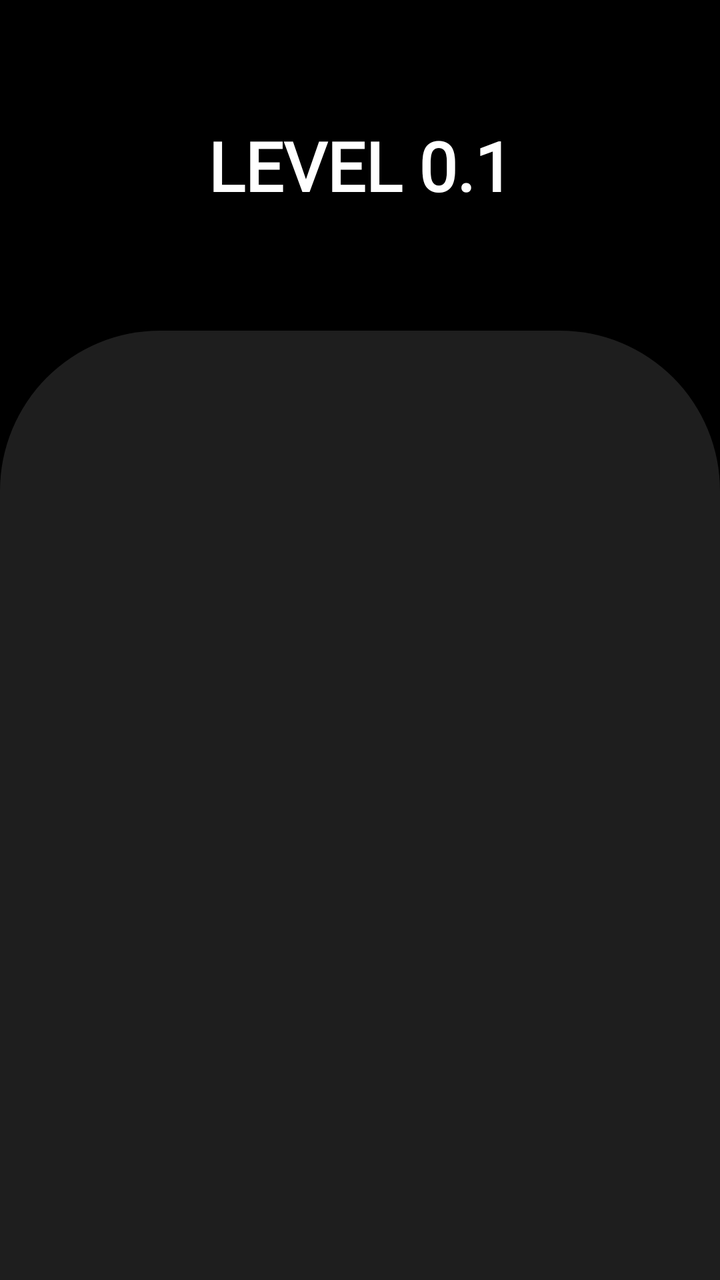
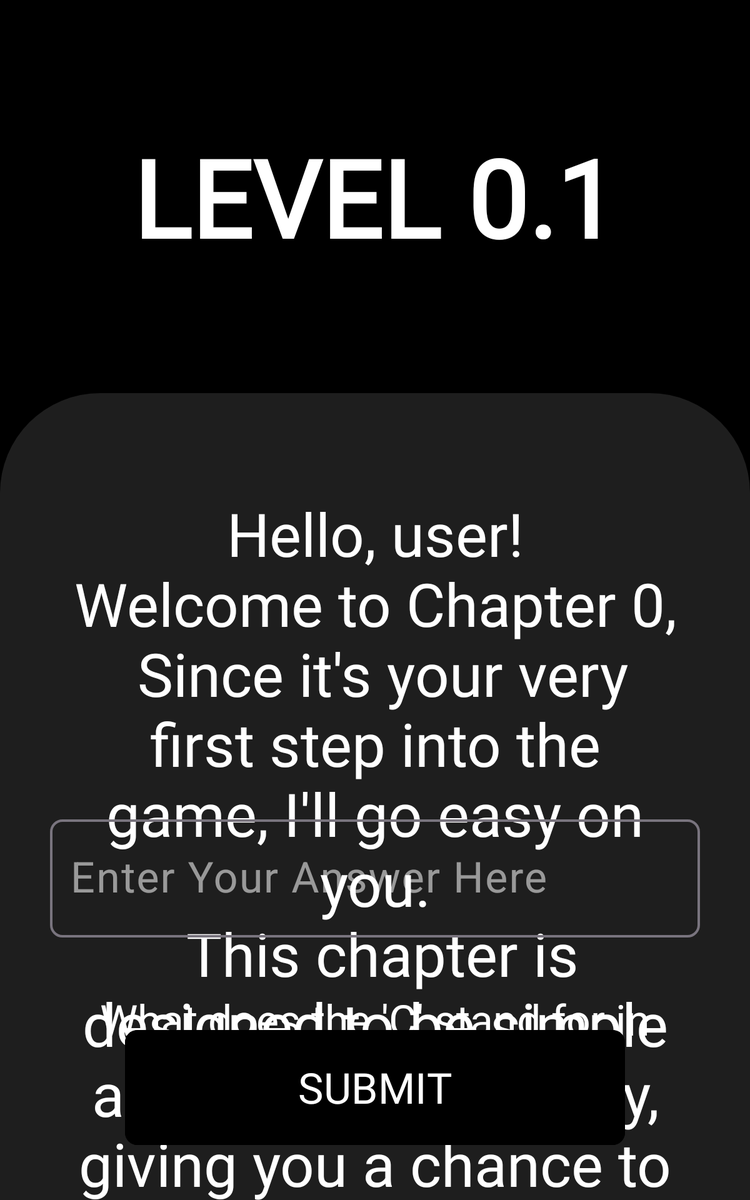

First picture: res/layout/ on a phone held upright. Second picture: the repository's own variant of that layout, on a device whose configuration matches the variant's folder. Source for both follows.
<!-- AndroidManifest.xml: application theme Base.Theme.ProjectC -->
<!-- res/layout/activity_levels0.xml -->
<?xml version="1.0" encoding="utf-8"?>
<androidx.constraintlayout.widget.ConstraintLayout xmlns:android="http://schemas.android.com/apk/res/android"
    xmlns:app="http://schemas.android.com/apk/res-auto"
    xmlns:tools="http://schemas.android.com/tools"
    android:id="@+id/main"
    android:layout_width="match_parent"
    android:layout_height="match_parent"
    android:background="@color/black"
    tools:context=".levels.Levels0Activity">


    <TextView
        android:id="@+id/tvLevelTitle"
        android:layout_width="wrap_content"
        android:layout_height="wrap_content"
        android:layout_marginTop="60dp"
        android:fontFamily="@font/orbitron"
        android:text="@string/level_title_0.1"
        android:textAllCaps="true"
        android:textColor="@color/white"
        android:textSize="34sp"
        android:textStyle="bold"
        app:layout_constraintEnd_toEndOf="parent"
        app:layout_constraintHorizontal_bias="0.5"
        app:layout_constraintStart_toStartOf="parent"
        app:layout_constraintTop_toTopOf="parent" />

    <androidx.constraintlayout.widget.ConstraintLayout
        android:layout_width="0dp"
        android:layout_height="0dp"
        android:layout_marginTop="60dp"
        android:background="@drawable/levels_shape"
        app:layout_constraintBottom_toBottomOf="parent"
        app:layout_constraintEnd_toEndOf="parent"
        app:layout_constraintStart_toStartOf="parent"
        app:layout_constraintTop_toBottomOf="@id/tvLevelTitle">

    </androidx.constraintlayout.widget.ConstraintLayout>
</androidx.constraintlayout.widget.ConstraintLayout>
<!-- resources referenced by this layout -->
<resources>
  <color name="black">#FF000000</color>
  <color name="white">#FFFFFFFF</color>
  <!-- drawable levels_shape (drawable) -->
  <?xml version="1.0" encoding="utf-8"?>
  <shape xmlns:android="http://schemas.android.com/apk/res/android">
      <solid android:color="@color/dark_gray"/>
      <corners
          android:topLeftRadius="80dp"
          android:topRightRadius="80dp"/>
  </shape>
  <string name="level_title_0.1">Level 0.1</string>
  <style name="Base.Theme.ProjectC" parent="Theme.Material3.DayNight.NoActionBar">
          
          
          <item name="android:windowFullscreen">true</item>
      </style>
  <color name="dark_gray">#1e1e1e</color>
</resources>
<!-- res/layout-sw600dp/activity_levels0.xml (the repository's variant of the layout above) -->
<!-- drawn on a 7-inch tablet held upright -->
<?xml version="1.0" encoding="utf-8"?>
<androidx.constraintlayout.widget.ConstraintLayout xmlns:android="http://schemas.android.com/apk/res/android"
    xmlns:app="http://schemas.android.com/apk/res-auto"
    xmlns:tools="http://schemas.android.com/tools"
    android:id="@+id/main"
    android:layout_width="match_parent"
    android:layout_height="match_parent"
    android:background="@color/black"
    tools:context=".levels.Levels0Activity">


    <TextView
        android:id="@+id/tvLevelTitle"
        android:layout_width="wrap_content"
        android:layout_height="wrap_content"
        android:layout_marginTop="100dp"
        android:fontFamily="@font/orbitron"
        android:text="@string/level_title_0.1"
        android:textAllCaps="true"
        android:textColor="@color/white"
        android:textSize="86sp"
        android:textStyle="bold"
        app:layout_constraintEnd_toEndOf="parent"
        app:layout_constraintHorizontal_bias="0.5"
        app:layout_constraintStart_toStartOf="parent"
        app:layout_constraintTop_toTopOf="parent" />

    <androidx.constraintlayout.widget.ConstraintLayout
        android:layout_width="0dp"
        android:layout_height="0dp"
        android:layout_marginTop="100dp"
        android:background="@drawable/levels_shape"
        app:layout_constraintBottom_toBottomOf="parent"
        app:layout_constraintEnd_toEndOf="parent"
        app:layout_constraintStart_toStartOf="parent"
        app:layout_constraintTop_toBottomOf="@id/tvLevelTitle">

        <TextView
            android:id="@+id/tvAboutLevel"
            android:layout_width="0dp"
            android:layout_height="wrap_content"
            android:layout_marginStart="40dp"
            android:layout_marginTop="60dp"
            android:layout_marginEnd="40dp"
            android:background="@drawable/tv_bg"
            android:backgroundTint="#4B000000"
            android:fontFamily="@font/orbitron"
            android:gravity="center"
            android:paddingStart="15dp"
            android:paddingTop="20dp"
            android:paddingEnd="15dp"
            android:paddingBottom="20dp"
            android:text="@string/level_description_0.1"
            android:textColor="@color/white"
            android:textSize="48sp"
            app:layout_constraintEnd_toEndOf="parent"
            app:layout_constraintStart_toStartOf="parent"
            app:layout_constraintTop_toTopOf="parent" />

        <TextView
            android:id="@+id/tvQuestion"
            android:layout_width="0dp"
            android:layout_height="wrap_content"
            android:layout_marginStart="50dp"
            android:layout_marginEnd="50dp"
            android:fontFamily="@font/orbitron"
            android:gravity="center"
            android:text="@string/level_question_0.1"
            android:textColor="@color/white"
            android:textIsSelectable="true"
            android:textSize="34sp"
            app:layout_constraintBottom_toTopOf="@+id/etInputAnswer"
            app:layout_constraintEnd_toEndOf="parent"
            app:layout_constraintHorizontal_bias="0.0"
            app:layout_constraintStart_toStartOf="parent"
            app:layout_constraintTop_toBottomOf="@+id/tvAboutLevel" />

        <com.google.android.material.textfield.TextInputLayout
            android:id="@+id/etInputAnswer"
            android:layout_width="0dp"
            android:layout_height="100dp"
            android:layout_marginStart="40dp"
            android:layout_marginEnd="40dp"
            android:layout_marginBottom="70dp"
            android:hint="@string/level_answer_hint"
            android:textColorHint="#8CFFFFFF"
            app:boxBackgroundMode="outline"
            app:boxCornerRadiusBottomEnd="10dp"
            app:boxCornerRadiusBottomStart="10dp"
            app:boxCornerRadiusTopEnd="10dp"
            app:boxCornerRadiusTopStart="10dp"
            app:boxStrokeWidth="2dp"
            app:cursorColor="@color/dark_gray"
            app:hintTextColor="#9AFFFFFF"
            app:layout_constraintBottom_toTopOf="@+id/buttonSubmit"
            app:layout_constraintEnd_toEndOf="parent"
            app:layout_constraintHorizontal_bias="0.0"
            app:layout_constraintStart_toStartOf="parent">

            <com.google.android.material.textfield.TextInputEditText
                android:id="@+id/answerUserInput"
                android:layout_width="match_parent"
                android:layout_height="match_parent"
                android:inputType="text"
                android:textColor="@color/white"
                android:textSize="34sp" />
        </com.google.android.material.textfield.TextInputLayout>

        <Button
            android:id="@+id/buttonSubmit"
            android:layout_width="400dp"
            android:layout_height="100dp"
            android:layout_marginBottom="40dp"
            android:backgroundTint="@color/black"
            android:fontFamily="@font/orbitron"
            android:text="@string/submit_button"
            android:textAllCaps="true"
            android:textColor="@color/white"
            android:textSize="34sp"
            app:cornerRadius="10dp"
            app:layout_constraintBottom_toBottomOf="parent"
            app:layout_constraintEnd_toEndOf="parent"
            app:layout_constraintStart_toStartOf="parent" />

    </androidx.constraintlayout.widget.ConstraintLayout>
</androidx.constraintlayout.widget.ConstraintLayout>
<!-- resources referenced by the variant -->
<!-- as a 7-inch tablet held upright resolves them -->
<resources>
  <color name="black">#FF000000</color>
  <color name="dark_gray">#1e1e1e</color>
  <color name="white">#FFFFFFFF</color>
  <!-- drawable levels_shape (drawable) -->
  <?xml version="1.0" encoding="utf-8"?>
  <shape xmlns:android="http://schemas.android.com/apk/res/android">
      <solid android:color="@color/dark_gray"/>
      <corners
          android:topLeftRadius="80dp"
          android:topRightRadius="80dp"/>
  </shape>
  <string name="level_answer_hint">Enter Your Answer Here</string>
  <string name="level_description_0.1">Hello, user!\nWelcome to Chapter 0,\n
          Since it\'s your very first step into the game, I\'ll go easy on you.\n
          This chapter is designed to be simple and beginner friendly, giving you a chance to get comfortable with how everything works.\n
          Pay close attention though, even the basics can hide clever tricks.\n
          Stuck for too long need an hint? Tap onto the bottom-right hints button.</string>
  <string name="level_question_0.1">What does the \'C\' stand for in Project C?</string>
  <string name="level_title_0.1">Level 0.1</string>
  <string name="submit_button">Submit</string>
  <style name="Base.Theme.ProjectC" parent="Theme.Material3.DayNight.NoActionBar">
          
          
          <item name="android:windowFullscreen">true</item>
      </style>
</resources>
